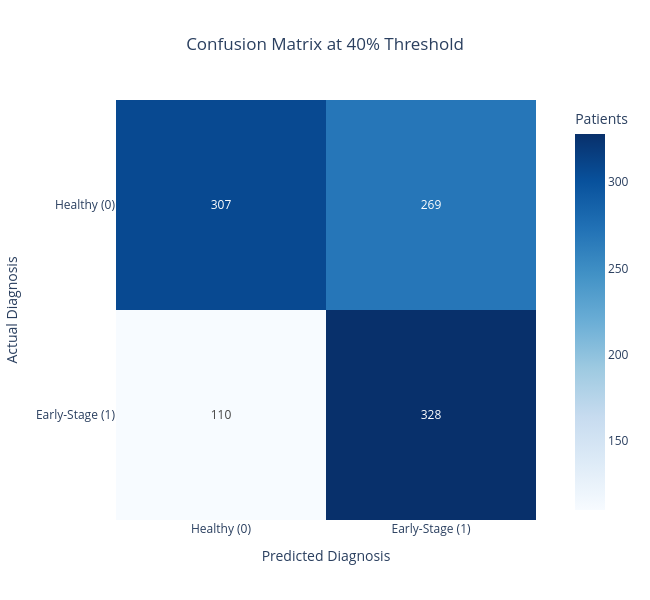

The cell this chart's notebook holds for it:
### Code cell
cm_40 = confusion_matrix(y_test, y_pred_medical)

fig_cm = px.imshow(
    cm_40,
    text_auto=True,
    color_continuous_scale='blues',
    labels=dict(
        x="Predicted Diagnosis",
        y="Actual Diagnosis",
        color="Patients"
    ),
    x=['Healthy (0)', 'Early-Stage (1)'],
    y=['Healthy (0)', 'Early-Stage (1)'],
    title="Confusion Matrix at 40% Threshold"
)

fig_cm.update_layout(
    title_x=0.5,
    width=650,
    height=600
)

fig_cm.show()

### Figure 1 — Plotly figure (JSON) as saved in the notebook; plotly's stock layout.template omitted (floating-point values rounded to 4 significant figures)
{"data": [{"coloraxis": "coloraxis", "hovertemplate": "Predicted Diagnosis: %{x}<br>Actual Diagnosis: %{y}<br>Patients: %{z}<extra></extra>", "name": "0", "texttemplate": "%{z}", "type": "heatmap", "x": ["Healthy (0)", "Early-Stage (1)"], "xaxis": "x", "y": ["Healthy (0)", "Early-Stage (1)"], "yaxis": "y", "z": [[307, 269], [110, 328]]}], "layout": {"coloraxis": {"colorbar": {"title": {"text": "Patients"}}, "colorscale": [[0, "rgb(247,251,255)"], [0.125, "rgb(222,235,247)"], [0.25, "rgb(198,219,239)"], [0.375, "rgb(158,202,225)"], [0.5, "rgb(107,174,214)"], [0.625, "rgb(66,146,198)"], [0.75, "rgb(33,113,181)"], [0.875, "rgb(8,81,156)"], [1, "rgb(8,48,107)"]]}, "height": 600, "title": {"text": "Confusion Matrix at 40% Threshold", "x": 0.5}, "width": 650, "xaxis": {"anchor": "y", "constrain": "domain", "domain": [0, 1], "scaleanchor": "y", "title": {"text": "Predicted Diagnosis"}}, "yaxis": {"anchor": "x", "autorange": "reversed", "constrain": "domain", "domain": [0, 1], "title": {"text": "Actual Diagnosis"}}}}
